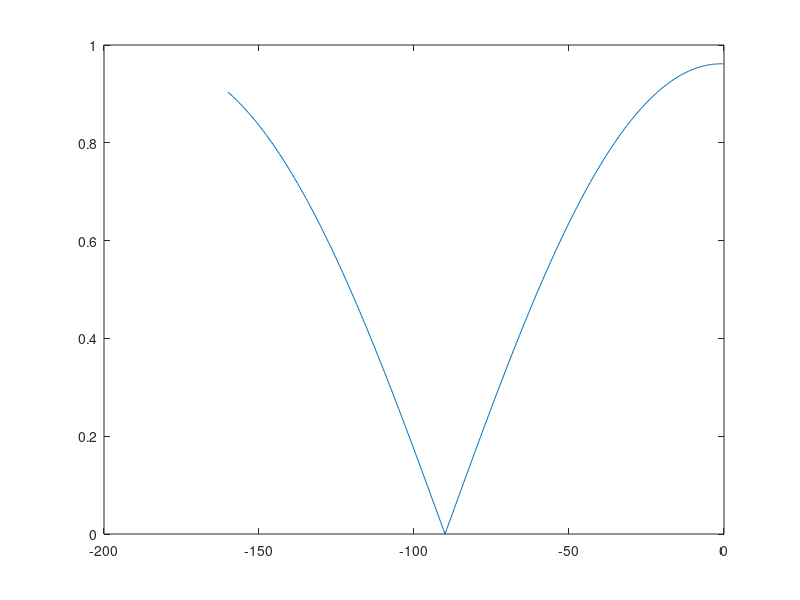

This chart was generated by the following MATLAB code:
clear all;close all;clc;

%%
b = 0.45;
lambda = 1;


%%
thetaDeg = 160;
theta = thetaDeg/180*pi;


theta_i_deg = -thetaDeg:0.5:0;
theta_ii = theta_i_deg/180*pi;

theta_s = theta + theta_ii;

%%
Angle = cos(theta_ii).*sinc(b/lambda*(sin(theta+theta_ii)+sin(theta_ii)));

f = @(x) pi*b/lambda*cos(x)*sin(theta+2*x)*cos(pi*b/lambda*(sin(theta+x)+sin(x))) - sin(pi*b/lambda*(sin(theta+x)+sin(x))) ;

x = fsolve(f,0)/pi*180

%%
plot(theta_i_deg, abs(Angle))
